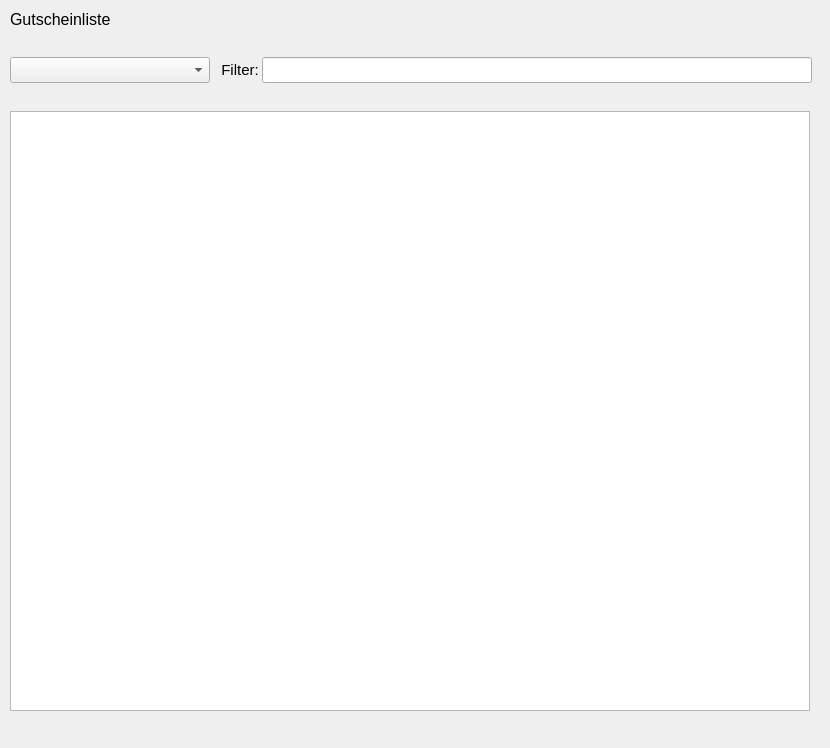
<?xml version="1.0" encoding="UTF-8"?>
<ui version="4.0">
 <class>DialogTransactionList</class>
 <widget class="QDialog" name="DialogTransactionList">
  <property name="geometry">
   <rect>
    <x>0</x>
    <y>0</y>
    <width>830</width>
    <height>748</height>
   </rect>
  </property>
  <property name="sizePolicy">
   <sizepolicy hsizetype="Fixed" vsizetype="Fixed">
    <horstretch>0</horstretch>
    <verstretch>0</verstretch>
   </sizepolicy>
  </property>
  <property name="maximumSize">
   <size>
    <width>16777215</width>
    <height>16777215</height>
   </size>
  </property>
  <property name="windowTitle">
   <string>Transaktionsliste</string>
  </property>
  <widget class="QLabel" name="label_voucher_list">
   <property name="geometry">
    <rect>
     <x>10</x>
     <y>10</y>
     <width>103</width>
     <height>19</height>
    </rect>
   </property>
   <property name="font">
    <font>
     <pointsize>12</pointsize>
    </font>
   </property>
   <property name="text">
    <string>Gutscheinliste</string>
   </property>
  </widget>
  <widget class="QWidget" name="layoutWidget">
   <property name="geometry">
    <rect>
     <x>10</x>
     <y>35</y>
     <width>802</width>
     <height>700</height>
    </rect>
   </property>
   <layout class="QVBoxLayout" name="verticalLayout">
    <item>
     <layout class="QHBoxLayout" name="horizontalLayout">
      <property name="spacing">
       <number>3</number>
      </property>
      <item>
       <widget class="QComboBox" name="statusComboBox">
        <property name="minimumSize">
         <size>
          <width>200</width>
          <height>0</height>
         </size>
        </property>
        <property name="font">
         <font>
          <pointsize>11</pointsize>
         </font>
        </property>
       </widget>
      </item>
      <item>
       <widget class="QLabel" name="labelFilter">
        <property name="font">
         <font>
          <pointsize>11</pointsize>
         </font>
        </property>
        <property name="text">
         <string>  Filter:</string>
        </property>
       </widget>
      </item>
      <item>
       <widget class="QLineEdit" name="lineEditFilter">
        <property name="font">
         <font>
          <pointsize>11</pointsize>
         </font>
        </property>
       </widget>
      </item>
     </layout>
    </item>
    <item>
     <widget class="QTableView" name="tableView_transactions">
      <property name="sizePolicy">
       <sizepolicy hsizetype="Fixed" vsizetype="Fixed">
        <horstretch>0</horstretch>
        <verstretch>0</verstretch>
       </sizepolicy>
      </property>
      <property name="minimumSize">
       <size>
        <width>800</width>
        <height>600</height>
       </size>
      </property>
     </widget>
    </item>
   </layout>
  </widget>
 </widget>
 <resources/>
 <connections/>
</ui>
